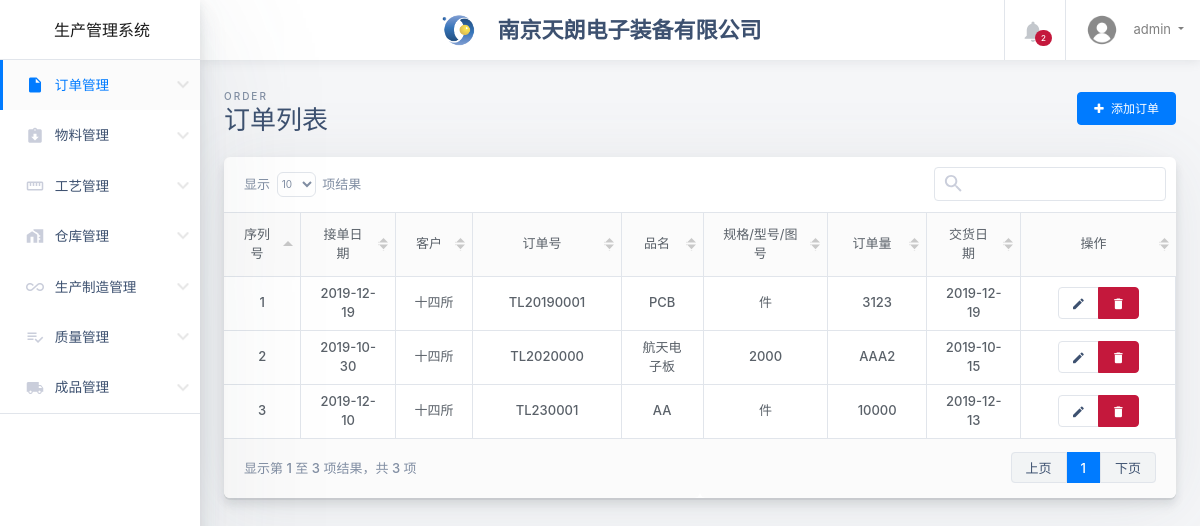
Page /order.php (signed in) on the committed database.
### tables this page shows
CREATE TABLE `orders` (
  `order_id` varchar(20) NOT NULL,
  `order_name` varchar(20) DEFAULT NULL,
  `order_type` varchar(20) DEFAULT NULL,
  `order_volume` varchar(20) DEFAULT NULL,
  `order_client` varchar(20) DEFAULT NULL,
  `order_start` date DEFAULT NULL,
  `order_end` date DEFAULT NULL
);

### order.php (the view, shortened to what this page needs)
<!DOCTYPE html>
<html class="no-js h-100" lang="zh-CN">
<head>
  <?php include('head.php') ?>
</head>
<body class="h-100">
  <div class="container-fluid ">
    <div class="row">
      <?php include('sidebar.php') ?>
      <main class="main-content col-lg-10 col-md-9 col-sm-12 p-0 offset-lg-2 offset-md-3">
        <div class="main-navbar sticky-top bg-white">
          <?php include('navbar.php') ?>
        </div>
        <div class="main-content-container container-fluid px-4 mb-4">
          <div class="page-header row no-gutters py-4">
            <div class="col-12 col-sm-6 text-center text-sm-left mb-4 mb-sm-0">
              <span class="text-uppercase page-subtitle">order</span>
              <h3 class="page-title">订单列表</h3>
            </div>
            <div class="col-12 col-sm-6 d-flex align-items-center">
              <div class="d-inline-flex mb-sm-0 mx-auto ml-sm-auto mr-sm-0" role="group" aria-label="Page actions">
                <a id="add-new-event" href="order-add.php" class="btn btn-primary"><i class="fa fa-plus mr-1"></i> 添加订单 </a>
              </div>
            </div>
          </div>
          <table class="transaction-history d-none">
            <thead>
              <tr>
                <th>序列号</th>
                <th>接单日期</th>
                <th>客户</th>
                <th>订单号</th>
                <th>品名</th>
                <th>规格/型号/图号</th>
                <th>订单量</th>
                <th>交货日期</th>
                <th>操作</th>
              </tr>
            </thead>
            <tbody>
              <?php
              require_once('conn.php');
              $sql="select * from orders";
              $result=mysqli_query($conn,$sql);
              $loginNum=mysqli_num_rows($result);
              for($i=0; $i<$loginNum; $i++){
                $row = mysqli_fetch_assoc($result);
                $ii=$i+1;
                echo "<tr>";
                echo "<td>{$ii}</td>";
                echo "<td>{$row['order_start']}</td>";
                echo "<td>{$row['order_client']}</td>";
                echo "<td>{$row['order_id']}</td>";
                echo "<td>{$row['order_name']}</td>";
                echo "<td>{$row['order_type']}</td>";
                echo "<td>{$row['order_volume']}</td>";
                echo "<td>{$row['order_end']}</td>";
                echo "<td>
                <div class='btn-group btn-group-sm' role='group' aria-label='Table row actions'>
                <button type='button' class='btn btn-white'>
                <i class='material-icons'>&#xE254;</i>
                </button>
                <button type='button' class='btn btn-danger'>
                <i class='material-icons'>&#xE872;</i>
                </button>
                </div>
                </td>";
                echo "</tr>";
              }
              ?>
            </tbody>
          </table>
        </div>
      </main>
    </div>
  </div>
</body>
</html>

### styles/all.css (style rules this page uses)
.fa,.fab,.fal,.far,.fas { -moz-osx-font-smoothing:grayscale; -webkit-font-smoothing:antialiased; display:inline-block; font-style:normal; font-variant:normal; text-rendering:auto; line-height:1 }
.fa-plus:before { content:"\f067" }
.fa,.far,.fas { font-family:Font Awesome\ 5 Free }
.fa,.fas { font-weight:900 }

### rows in the picture
orders: ii "1", order_start "2019-12-19", order_client "十四所", order_id "TL20190001", order_name "PCB", order_type "件", order_volume "3123", order_end "2019-12-19"
orders: ii "2", order_start "2019-10-30", order_client "十四所", order_id "TL2020000", order_name "航天电子板", order_type "2000", order_volume "AAA2", order_end "2019-10-15"
orders: ii "3", order_start "2019-12-10", order_client "十四所", order_id "TL230001", order_name "AA", order_type "件", order_volume "10000", order_end "2019-12-13"

### other values in the picture
$_SESSION['user'] "admin"
